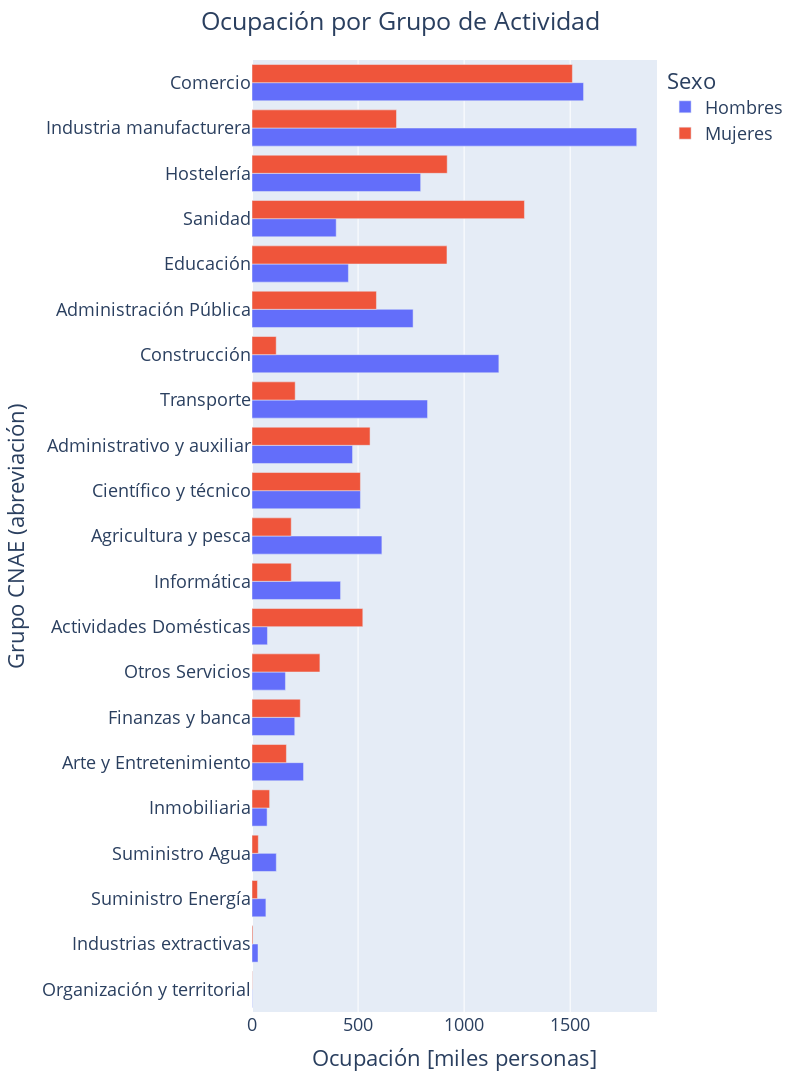

The notebook cell this image was saved under:
### Code cell
# Salary by category

# df_1 (2019, no all sections) sorted by ambos sexos grouped
sorted_tags = df_1.loc[df_1['Sexo'] == "Ambos sexos"].sort_values(by = "Total", ascending = True)['tag']
df_2 = df_1.set_index('tag').loc[sorted_tags].reset_index()
df_2 = df_2.loc[df_2['Sexo'] != "Ambos sexos"]
fig = px.bar( df_2, 
        y = 'grupo', 
        x = 'Total',
        color = 'Sexo', 
        barmode="group", 
        hover_data = ['Grupo CNAE 2009'], 
        orientation = 'h',
        height = 1200,
        width = 800, 
)

fig.update_layout(
        title_text='Ocupación por Grupo de Actividad', 
        title_x = 0.5,
        xaxis_title="Ocupación [miles personas]",
        yaxis_title="Grupo CNAE (abreviación)",
        font=dict(
        #family="Courier New, monospace",
        size=18,
        #color="RebeccaPurple"
        ),
)

### Figure 1 — Plotly figure (JSON) as saved in the notebook; plotly's stock layout.template omitted (floating-point values rounded to 4 significant figures)
{"data": [{"alignmentgroup": "True", "customdata": [["U Actividades de organizaciones y organismos extraterritoriales"], ["B Industrias extractivas"], ["D Suministro de energía eléctrica, gas, vapor y aire acondicionado"], ["E Suministro de agua, actividades de saneamiento, gestión de residuos y descontaminación"], ["L Actividades inmobiliarias"], ["R Actividades artísticas, recreativas y de entretenimiento"], ["K Actividades financieras y de seguros"], ["S Otros servicios"], ["T Actividades de los hogares como empleadores de personal doméstico, actividades de los hogares como productores de bienes y servicios para uso propio"], ["J Información y comunicaciones"], ["A Agricultura, ganadería, silvicultura y pesca"], ["M Actividades profesionales, científicas y técnicas"], ["N Actividades administrativas y servicios auxiliares"], ["H Transporte y almacenamiento"], ["F Construcción"], ["O Administración Pública y defensa, Seguridad Social obligatoria"], ["P Educación"], ["Q Actividades sanitarias y de servicios sociales"], ["I Hostelería"], ["C Industria manufacturera"], ["G Comercio al por mayor y al por menor, reparación de vehículos de motor y motocicletas"]], "hovertemplate": "Sexo=Hombres<br>Total=%{x}<br>grupo=%{y}<br>Grupo CNAE 2009=%{customdata[0]}<extra></extra>", "legendgroup": "Hombres", "marker": {"color": "#636efa", "pattern": {"shape": ""}}, "name": "Hombres", "offsetgroup": "Hombres", "orientation": "h", "showlegend": true, "textposition": "auto", "type": "bar", "x": [1.575, 28.43, 65.55, 114.7, 71.25, 243.0, 201.6, 157.7, 72.9, 417.5, 612.3, 511.2, 474.0, 827.5, 1164.0, 759.5, 454.5, 396.9, 795.1, 1814.0, 1563.0], "xaxis": "x", "y": ["Organización y territorial", "Industrias extractivas", "Suministro Energía", "Suministro Agua", "Inmobiliaria", "Arte y Entretenimiento", "Finanzas y banca", "Otros Servicios", "Actividades Domésticas", "Informática", "Agricultura y pesca", "Científico y técnico", "Administrativo y auxiliar", "Transporte", "Construcción", "Administración Pública", "Educación", "Sanidad", "Hostelería", "Industria manufacturera", "Comercio"], "yaxis": "y"}, {"alignmentgroup": "True", "customdata": [["U Actividades de organizaciones y organismos extraterritoriales"], ["B Industrias extractivas"], ["D Suministro de energía eléctrica, gas, vapor y aire acondicionado"], ["E Suministro de agua, actividades de saneamiento, gestión de residuos y descontaminación"], ["L Actividades inmobiliarias"], ["R Actividades artísticas, recreativas y de entretenimiento"], ["K Actividades financieras y de seguros"], ["S Otros servicios"], ["T Actividades de los hogares como empleadores de personal doméstico, actividades de los hogares como productores de bienes y servicios para uso propio"], ["J Información y comunicaciones"], ["A Agricultura, ganadería, silvicultura y pesca"], ["M Actividades profesionales, científicas y técnicas"], ["N Actividades administrativas y servicios auxiliares"], ["H Transporte y almacenamiento"], ["F Construcción"], ["O Administración Pública y defensa, Seguridad Social obligatoria"], ["P Educación"], ["Q Actividades sanitarias y de servicios sociales"], ["I Hostelería"], ["C Industria manufacturera"], ["G Comercio al por mayor y al por menor, reparación de vehículos de motor y motocicletas"]], "hovertemplate": "Sexo=Mujeres<br>Total=%{x}<br>grupo=%{y}<br>Grupo CNAE 2009=%{customdata[0]}<extra></extra>", "legendgroup": "Mujeres", "marker": {"color": "#EF553B", "pattern": {"shape": ""}}, "name": "Mujeres", "offsetgroup": "Mujeres", "orientation": "h", "showlegend": true, "textposition": "auto", "type": "bar", "x": [1.475, 4.25, 25.7, 29.68, 83.03, 162.2, 227.6, 320.1, 522.4, 185.2, 185.0, 511.1, 556.5, 203.6, 114.1, 586.6, 919.1, 1284.0, 920.2, 681.2, 1510.0], "xaxis": "x", "y": ["Organización y territorial", "Industrias extractivas", "Suministro Energía", "Suministro Agua", "Inmobiliaria", "Arte y Entretenimiento", "Finanzas y banca", "Otros Servicios", "Actividades Domésticas", "Informática", "Agricultura y pesca", "Científico y técnico", "Administrativo y auxiliar", "Transporte", "Construcción", "Administración Pública", "Educación", "Sanidad", "Hostelería", "Industria manufacturera", "Comercio"], "yaxis": "y"}], "layout": {"barmode": "group", "font": {"size": 18}, "height": 1200, "legend": {"title": {"text": "Sexo"}, "tracegroupgap": 0}, "margin": {"t": 60}, "title": {"text": "Ocupación por Grupo de Actividad", "x": 0.5}, "width": 800, "xaxis": {"anchor": "y", "domain": [0, 1], "title": {"text": "Ocupación [miles personas]"}}, "yaxis": {"anchor": "x", "domain": [0, 1], "title": {"text": "Grupo CNAE (abreviación)"}}}}
